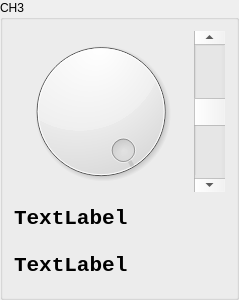
           <widget class="QGroupBox" name="groupBox_ch2_2">
            <property name="title">
             <string>CH3</string>
            </property>
            <layout class="QVBoxLayout" name="verticalLayout_5">
             <item>
              <layout class="QVBoxLayout" name="verticalLayout_6">
               <item>
                <layout class="QHBoxLayout" name="horizontalLayout_3">
                 <item>
                  <widget class="QDial" name="dial_ch3_voltage">
                   <property name="minimumSize">
                    <size>
                     <width>174</width>
                     <height>161</height>
                    </size>
                   </property>
                   <property name="maximum">
                    <number>500</number>
                   </property>
                   <property name="singleStep">
                    <number>2</number>
                   </property>
                   <property name="value">
                    <number>500</number>
                   </property>
                  </widget>
                 </item>
                 <item>
                  <widget class="QScrollBar" name="verticalScrollBar_ch3_offset">
                   <property name="minimumSize">
                    <size>
                     <width>31</width>
                     <height>161</height>
                    </size>
                   </property>
                   <property name="value">
                    <number>50</number>
                   </property>
                   <property name="orientation">
                    <enum>Qt::Vertical</enum>
                   </property>
                  </widget>
                 </item>
                </layout>
               </item>
               <item>
                <widget class="QLabel" name="label_ch3_voltage">
                 <property name="minimumSize">
                  <size>
                   <width>211</width>
                   <height>41</height>
                  </size>
                 </property>
                 <property name="font">
                  <font>
                   <family>Monospace</family>
                   <pointsize>16</pointsize>
                   <weight>75</weight>
                   <bold>true</bold>
                  </font>
                 </property>
                 <property name="text">
                  <string>TextLabel</string>
                 </property>
                </widget>
               </item>
               <item>
                <widget class="QLabel" name="label_ch3_offset">
                 <property name="minimumSize">
                  <size>
                   <width>211</width>
                   <height>41</height>
                  </size>
                 </property>
                 <property name="font">
                  <font>
                   <family>Monospace</family>
                   <pointsize>16</pointsize>
                   <weight>75</weight>
                   <bold>true</bold>
                  </font>
                 </property>
                 <property name="text">
                  <string>TextLabel</string>
                 </property>
                </widget>
               </item>
              </layout>
             </item>
            </layout>
           </widget>
